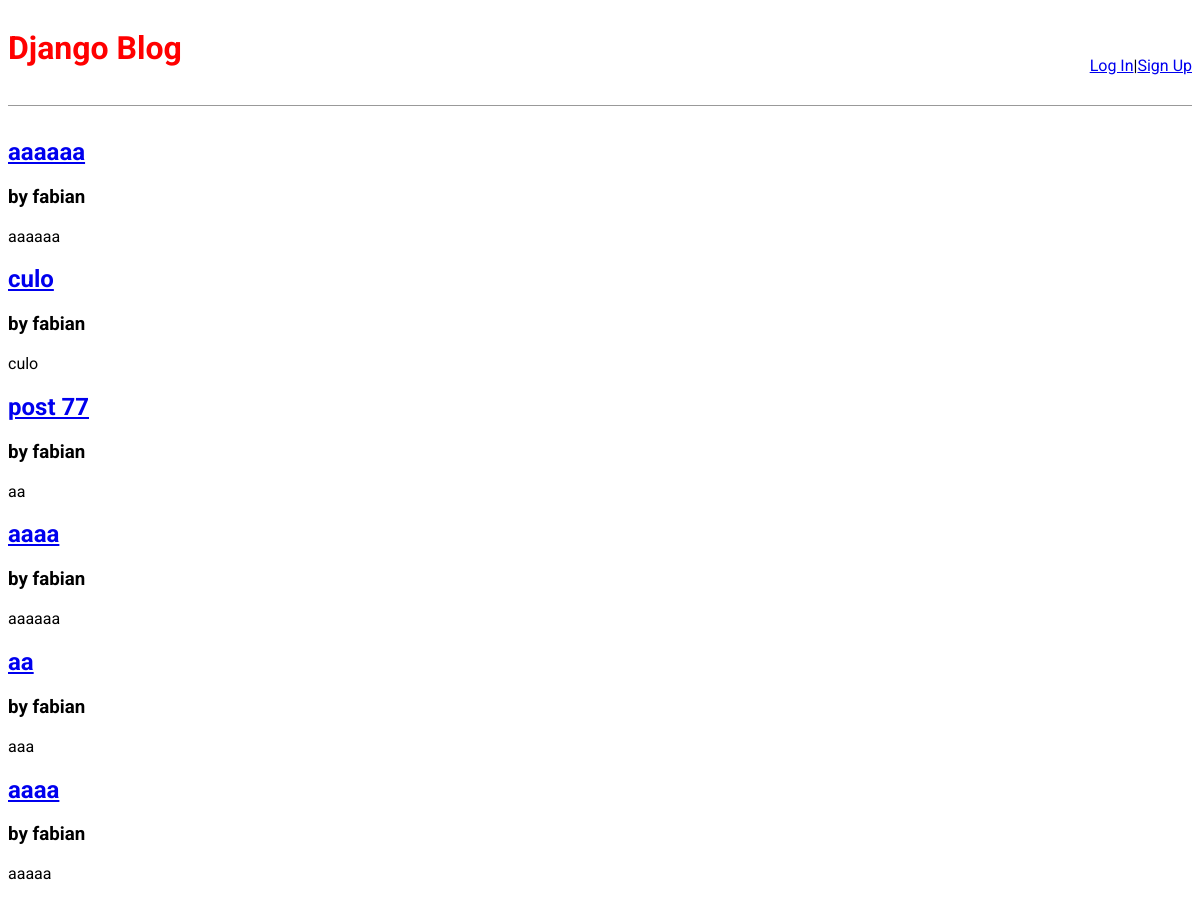
The page / on the database its author committed.
### blog/models.py (models this page shows, shortened)
class Post(models.Model):
    title = models.CharField(max_length=30)
    author = models.ForeignKey(
        "auth.User",
        on_delete=models.CASCADE,
    )
    body = models.TextField()

### blog/views.py (the view)
# urls.py: path( "", BlogListView.as_view(), name="home" ),                            # Home
class BlogListView(ListView):
    model = Post
    template_name = "home.html"

### templates/home.html
{% extends "base.html" %}
{% block content %}
    {% for post in post_list %}
        <h2><a href="{% url 'post_detail' post.pk %}"> {{ post.title }}</a></h2>
        <h3>by {{ post.author }}</h3>
        <p>{{ post.body }}</p>
    {% endfor %}
{% endblock %}

### static/css/base.css (style rules this page uses)
body { font-family: 'Roboto', sans-serif; }

### rows shown on the page
Post: title "aaaaaa", author "fabian", body "aaaaaa"
Post: title "culo", author "fabian", body "culo"
Post: title "post 77", author "fabian", body "aa"
Post: title "aaaa", author "fabian", body "aaaaaa"
Post: title "aa", author "fabian", body "aaa"
Post: title "aaaa", author "fabian", body "aaaaa"
